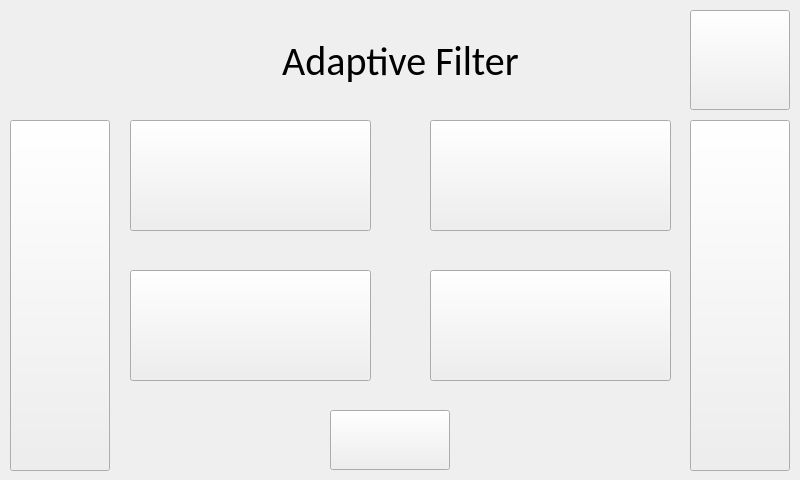
<?xml version="1.0" encoding="UTF-8"?>
<ui version="4.0">
 <class>AdaptiveFilterBCPForm</class>
 <widget class="QWidget" name="AdaptiveFilterBCPForm">
  <property name="geometry">
   <rect>
    <x>0</x>
    <y>0</y>
    <width>800</width>
    <height>480</height>
   </rect>
  </property>
  <property name="windowTitle">
   <string>Form</string>
  </property>
  <widget class="QLabel" name="percentLabel">
   <property name="geometry">
    <rect>
     <x>430</x>
     <y>270</y>
     <width>241</width>
     <height>111</height>
    </rect>
   </property>
   <property name="font">
    <font>
     <pointsize>18</pointsize>
    </font>
   </property>
   <property name="text">
    <string>Percent:
10</string>
   </property>
   <property name="alignment">
    <set>Qt::AlignCenter</set>
   </property>
  </widget>
  <widget class="QPushButton" name="shortMask">
   <property name="geometry">
    <rect>
     <x>130</x>
     <y>120</y>
     <width>241</width>
     <height>111</height>
    </rect>
   </property>
   <property name="text">
    <string/>
   </property>
  </widget>
  <widget class="QPushButton" name="Previous">
   <property name="geometry">
    <rect>
     <x>10</x>
     <y>120</y>
     <width>100</width>
     <height>351</height>
    </rect>
   </property>
   <property name="text">
    <string/>
   </property>
   <property name="icon">
    <iconset resource="../../resources.qrc">
     <normaloff>:/Buttons/Left_Carrot.jpg</normaloff>:/Buttons/Left_Carrot.jpg</iconset>
   </property>
   <property name="iconSize">
    <size>
     <width>100</width>
     <height>340</height>
    </size>
   </property>
  </widget>
  <widget class="QPushButton" name="longMask">
   <property name="geometry">
    <rect>
     <x>430</x>
     <y>120</y>
     <width>241</width>
     <height>111</height>
    </rect>
   </property>
   <property name="text">
    <string/>
   </property>
  </widget>
  <widget class="QLabel" name="longLabel">
   <property name="geometry">
    <rect>
     <x>430</x>
     <y>120</y>
     <width>241</width>
     <height>111</height>
    </rect>
   </property>
   <property name="font">
    <font>
     <pointsize>18</pointsize>
    </font>
   </property>
   <property name="text">
    <string>Long Length:
10</string>
   </property>
   <property name="alignment">
    <set>Qt::AlignCenter</set>
   </property>
  </widget>
  <widget class="QLabel" name="AdaptiveFilter">
   <property name="geometry">
    <rect>
     <x>0</x>
     <y>20</y>
     <width>801</width>
     <height>81</height>
    </rect>
   </property>
   <property name="font">
    <font>
     <family>Calibri</family>
     <pointsize>30</pointsize>
    </font>
   </property>
   <property name="text">
    <string>Adaptive Filter</string>
   </property>
   <property name="alignment">
    <set>Qt::AlignCenter</set>
   </property>
  </widget>
  <widget class="QLabel" name="diffLabel">
   <property name="geometry">
    <rect>
     <x>134</x>
     <y>275</y>
     <width>231</width>
     <height>101</height>
    </rect>
   </property>
   <property name="font">
    <font>
     <pointsize>18</pointsize>
    </font>
   </property>
   <property name="text">
    <string>Difference:
10</string>
   </property>
   <property name="alignment">
    <set>Qt::AlignCenter</set>
   </property>
  </widget>
  <widget class="QPushButton" name="Save">
   <property name="geometry">
    <rect>
     <x>330</x>
     <y>410</y>
     <width>120</width>
     <height>60</height>
    </rect>
   </property>
   <property name="text">
    <string/>
   </property>
   <property name="icon">
    <iconset resource="../../resources.qrc">
     <normaloff>:/Buttons/button_save.jpg</normaloff>:/Buttons/button_save.jpg</iconset>
   </property>
   <property name="iconSize">
    <size>
     <width>120</width>
     <height>60</height>
    </size>
   </property>
  </widget>
  <widget class="QLabel" name="shortLabel">
   <property name="geometry">
    <rect>
     <x>130</x>
     <y>120</y>
     <width>241</width>
     <height>111</height>
    </rect>
   </property>
   <property name="font">
    <font>
     <pointsize>18</pointsize>
    </font>
   </property>
   <property name="text">
    <string>Short Length:
5</string>
   </property>
   <property name="alignment">
    <set>Qt::AlignCenter</set>
   </property>
  </widget>
  <widget class="QPushButton" name="differenceMask">
   <property name="geometry">
    <rect>
     <x>430</x>
     <y>270</y>
     <width>241</width>
     <height>111</height>
    </rect>
   </property>
   <property name="text">
    <string/>
   </property>
  </widget>
  <widget class="QPushButton" name="home">
   <property name="geometry">
    <rect>
     <x>690</x>
     <y>10</y>
     <width>100</width>
     <height>100</height>
    </rect>
   </property>
   <property name="text">
    <string/>
   </property>
   <property name="icon">
    <iconset resource="../../resources.qrc">
     <normaloff>:/Buttons/button_back.jpg</normaloff>:/Buttons/button_back.jpg</iconset>
   </property>
   <property name="iconSize">
    <size>
     <width>100</width>
     <height>100</height>
    </size>
   </property>
  </widget>
  <widget class="QPushButton" name="Next">
   <property name="geometry">
    <rect>
     <x>690</x>
     <y>120</y>
     <width>100</width>
     <height>351</height>
    </rect>
   </property>
   <property name="text">
    <string/>
   </property>
   <property name="icon">
    <iconset resource="../../resources.qrc">
     <normaloff>:/Buttons/Right_Carrot.jpg</normaloff>:/Buttons/Right_Carrot.jpg</iconset>
   </property>
   <property name="iconSize">
    <size>
     <width>100</width>
     <height>340</height>
    </size>
   </property>
  </widget>
  <widget class="QPushButton" name="percentMask">
   <property name="geometry">
    <rect>
     <x>130</x>
     <y>270</y>
     <width>241</width>
     <height>111</height>
    </rect>
   </property>
   <property name="text">
    <string/>
   </property>
  </widget>
  <zorder>longLabel</zorder>
  <zorder>shortLabel</zorder>
  <zorder>AdaptiveFilter</zorder>
  <zorder>percentLabel</zorder>
  <zorder>shortMask</zorder>
  <zorder>Previous</zorder>
  <zorder>longMask</zorder>
  <zorder>diffLabel</zorder>
  <zorder>Save</zorder>
  <zorder>differenceMask</zorder>
  <zorder>home</zorder>
  <zorder>Next</zorder>
  <zorder>percentMask</zorder>
 </widget>
 <resources>
  <include location="../../resources.qrc"/>
 </resources>
 <connections/>
</ui>
